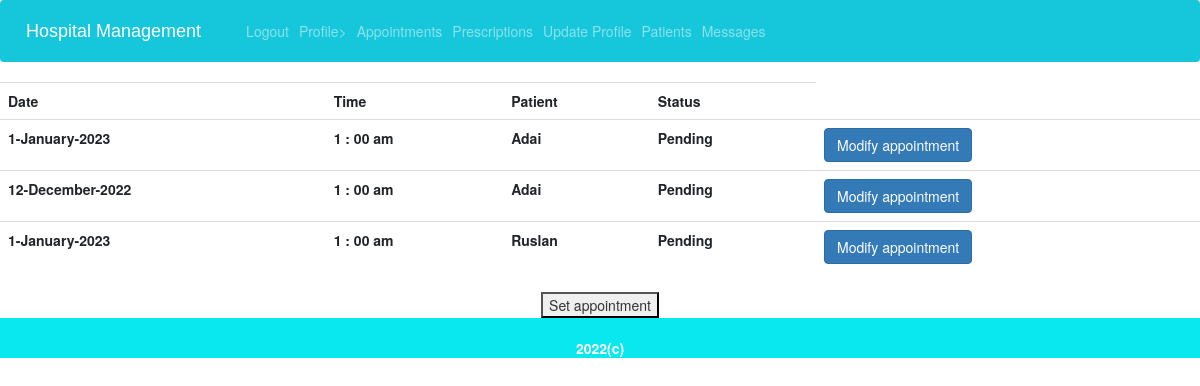
The app's page /appointments/appointments/ (signed in) with its own data.
### appointments/models.py (models this page shows, shortened)
class Appointment(models.Model):
    aid=models.AutoField(primary_key=True)
    doctor = models.ForeignKey(Doctor,on_delete=models.CASCADE)
    patient = models.ForeignKey(Patient,on_delete=models.CASCADE)
    status=models.CharField(max_length=20,default="Pending")
    date=models.CharField(max_length=20)
    time=models.CharField(max_length=20)

### accounts/models.py (models this page shows, shortened)
class Patient(models.Model):
    user = models.ForeignKey(User,on_delete=models.CASCADE)
    pid=models.AutoField(primary_key=True)
    phone=models.CharField(max_length=10)
    age=models.CharField(max_length=3)
    gender=models.CharField(max_length=10)
    address=models.CharField(max_length=100)
    casepaper=models.CharField(max_length=10)
    government_id=models.CharField("1",max_length=10)
    caregiver=models.CharField("88005553535",max_length=10)
    otp=models.CharField(max_length=6)
    image=models.ImageField(default='default.jpg',upload_to='med_report')
    def __str__(self):
        return f'{self.user.first_name}'

### appointments/views.py (the view)
# urls.py: path('appointments/',include('appointments.urls')),
@login_required
def appointments(request):
    if request.user.last_name=="Patient":
        pro=Patient.objects.filter(user=request.user).first()
        ap=Appointment.objects.filter(patient=pro).all()
        c={'pro':pro,'ap':ap}
    if request.user.last_name=="Doctor":
        pro=Doctor.objects.filter(user=request.user).first()
        ap=Appointment.objects.filter(doctor=pro).all()
        c={'pro':pro,'ap':ap}
    return render(request,"appointments/appointments.html",c)

### appointments/templates/appointments/appointments.html (shortened to what this page needs)
{% extends 'home/base.html' %}
{% block content %}
<center>
<table class = "table" style="text-align: center;">
    {% if ap %}
            {% ifequal user.last_name "Doctor" %}
            <tr><th>Date</th><th>Time</th><th>Patient</th><th>Status</th></tr>
            {% for ap in ap %}
            <tr><th>{{ap.date}}</th><th>{{ap.time}}</th><th>{{ap.patient}}</th><th>{{ap.status}}</th><th><a class="btn btn-primary" href="{% url 'modify_appoint' ap.aid %}" role="button">Modify appointment</a>
            </th></tr>
            {% endfor %}
            {% endifequal %}
    {% else %}
    <tr><th>No appointments made</th><th>
    {% endif %}
</table>
<button onclick="location.href = '/appointments/setapt'">Set appointment</button>
</center>
{% endblock %}

### records on screen
Appointment: date "1-January-2023", time "1 : 00 am", patient "Adai", status "Pending"
Appointment: date "12-December-2022", time "1 : 00 am", patient "Adai", status "Pending"
Appointment: date "1-January-2023", time "1 : 00 am", patient "Ruslan", status "Pending"
